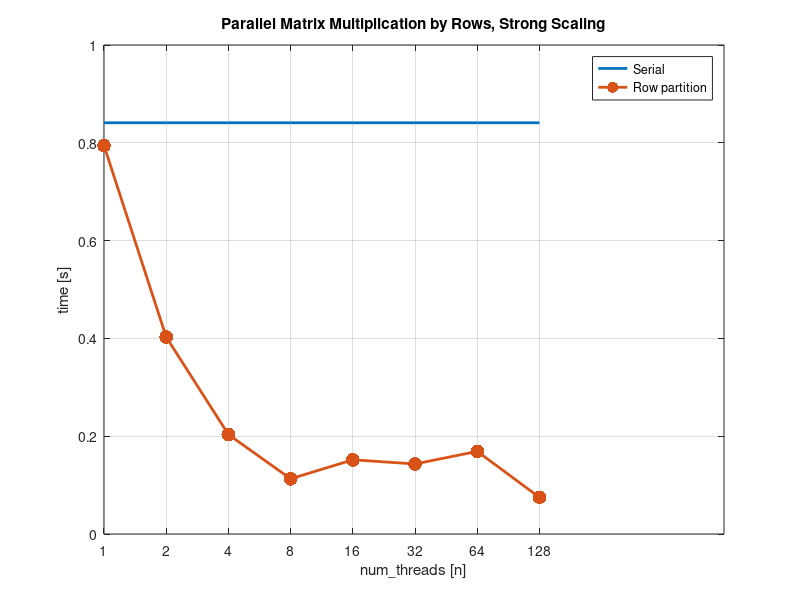
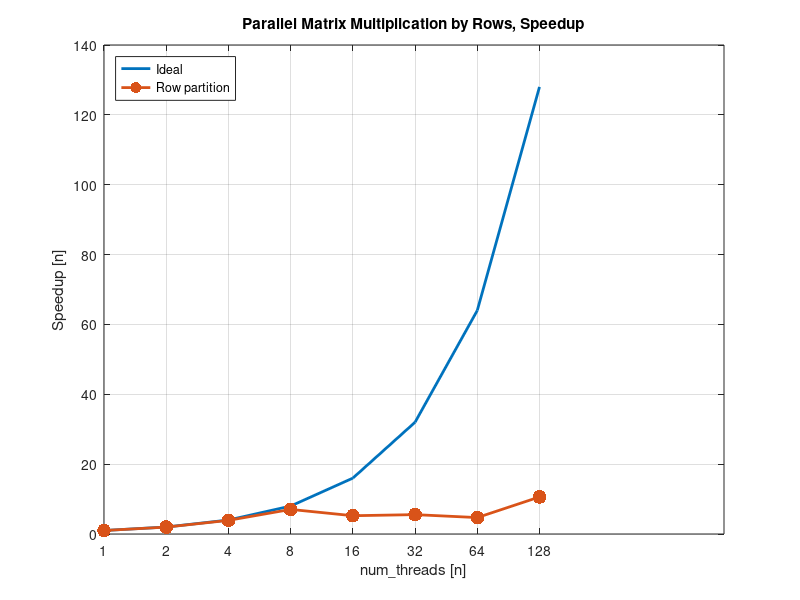
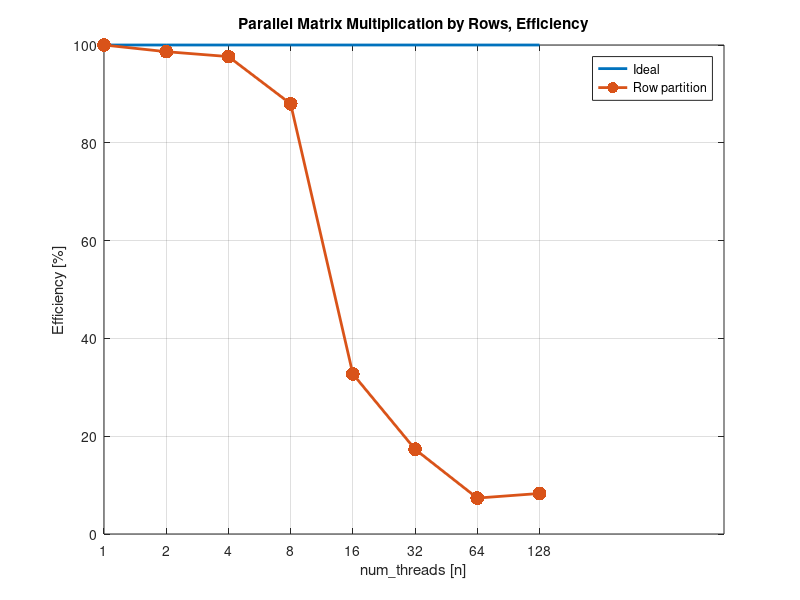
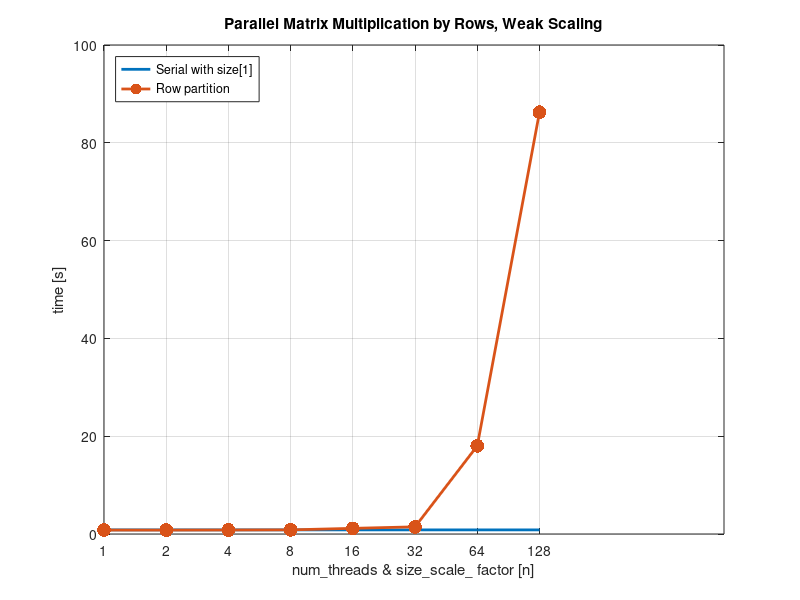

These charts were generated, in order, by the following MATLAB code:
### Read the files
report_serial =...
        dlmread('reports/report_matMul.csv', ',', 1, 0);
report_rows_strong =...
        dlmread('reports/report_matMulRowsPar_strong.csv', ',', 1, 0);
report_rows_weak =...
        dlmread('reports/report_matMulRowsPar_weak.csv', ',', 1, 0);
report_cols_strong =...
        dlmread('reports/report_matMulColsPar_strong.csv', ',', 1, 0);
report_cols_weak =...
        dlmread('reports/report_matMulColsPar_weak.csv', ',', 1, 0);
report_block_strong =...
        dlmread('reports/report_matMulBlockPar_strong.csv', ',', 1, 0);
report_block_weak =...
        dlmread('reports/report_matMulBlockPar_weak.csv', ',', 1, 0);

num_processors = report_rows_strong(:,1);
report_serial = report_serial(1,4) * ones(length(num_processors),1);
report_rows_strong = report_rows_strong(:,5);
report_rows_weak = report_rows_weak(:,5);
report_cols_strong = report_cols_strong(:,5);
report_cols_weak = report_cols_weak(:,5);
report_block_strong_8 = report_block_strong(1:3:(length(num_processors)*3),7);
report_block_strong_32 = report_block_strong(2:3:(length(num_processors)*3),7);
report_block_strong_128 = report_block_strong(3:3:(length(num_processors)*3),7);
report_block_weak_8 = report_block_weak(1:3:(length(num_processors)*3),7);
report_block_weak_32 = report_block_weak(2:3:(length(num_processors)*3),7);
report_block_weak_128 = report_block_weak(3:3:(length(num_processors)*3),7);



title_names = ['by Rows'; 'by Columns'; 'by Blocks'; 'comparison'];
plot_names = ['rows'; 'cols'; 'block';'comparison'];
for (i_type = 1:4)
  ### Strong Plot
  switch (i_type)
    case 1
      report_strong = report_rows_strong;
    case 2
      report_strong = report_cols_strong;
    case 3
      report_strong = [report_block_strong_8,report_block_strong_32,...
                       report_block_strong_128];
    case 4
      report_strong = [report_rows_strong,report_cols_strong,...
                       report_block_strong_128];
  endswitch
  
  semilogx(num_processors,report_serial,'linewidth',2,...
           num_processors,report_strong,...
           'linewidth',2,'marker','.','markersize',30);

  xticks(num_processors);
  xticklabels(num_processors);
  grid on;
  set(gca,'XMinorTick','Off');
  set (gca, 'xminorgrid', 'off');
  set(gca,'YMinorTick','Off');
  set (gca, 'yminorgrid', 'off');

  title(['Parallel Matrix Multiplication ' strtrim(title_names(i_type,:))...
         ', Strong Scaling']);
  ylabel('time [s]');
  xlabel('num\_threads [n]');
  switch (i_type)
    case 1
      legend('Serial','Row partition','location', 'northeast');
    case 2
      legend('Serial','Column partition','location', 'northeast');
    case 3
      legend('Serial','Blocks 8x8','Blocks 32x32','Blocks 128x128',...
             'location', 'northeast');
    case 4
      legend('Serial','Row partition','Column partition','Blocks 128x128',...
             'location', 'northeast');
  endswitch

  print(['plots/plot_' strtrim(plot_names(i_type,:)) '_strong.png'],'-dpng');



  ### Speedup Plot
  speedup_factor = ones(rows(report_strong),1) * report_strong(1,:);
  report_speedup = speedup_factor ./ report_strong;

  semilogx(num_processors,num_processors,'linewidth',2,...
           num_processors,report_speedup,...
           'linewidth',2,'marker','.','markersize',30);

  xticks(num_processors);
  xticklabels(num_processors);
  grid on;
  set(gca,'XMinorTick','Off');
  set (gca, 'xminorgrid', 'off');
  set(gca,'YMinorTick','Off');
  set (gca, 'yminorgrid', 'off');

  title(['Parallel Matrix Multiplication ' strtrim(title_names(i_type,:))...
         ', Speedup']);
  ylabel('Speedup [n]');
  xlabel('num\_threads [n]');
  switch (i_type)
    case 1
      legend('Ideal','Row partition','location', 'northwest');
    case 2
      legend('Ideal','Column partition','location', 'northwest');
    case 3
      legend('Ideal','Blocks 8x8','Blocks 32x32','Blocks 128x128',...
             'location', 'northwest');
    case 4
      legend('Ideal','Row partition','Column partition','Blocks 128x128',...
             'location', 'northwest');
  endswitch

  print(['plots/plot_' strtrim(plot_names(i_type,:)) '_speedup.png'],'-dpng');



  ### Efficiency Plot
  num_processors_temp = num_processors * ones(1,columns(report_speedup));
  report_efficiency = (report_speedup ./ num_processors_temp) * 100;
  ideal_efficiency = ones(rows(report_speedup),1) * 100;

  semilogx(num_processors,ideal_efficiency,'linewidth',2,...
           num_processors,report_efficiency,...
           'linewidth',2,'marker','.','markersize',30);

  xticks(num_processors);
  xticklabels(num_processors);
  grid on;
  set(gca,'XMinorTick','Off');
  set (gca, 'xminorgrid', 'off');
  set(gca,'YMinorTick','Off');
  set (gca, 'yminorgrid', 'off');

  title(['Parallel Matrix Multiplication ' strtrim(title_names(i_type,:))...
         ', Efficiency']);
  ylabel('Efficiency [%]');
  xlabel('num\_threads [n]');
  switch (i_type)
    case 1
      legend('Ideal','Row partition','location', 'northeast');
    case 2
      legend('Ideal','Column partition','location', 'northeast');
    case 3
      legend('Ideal','Blocks 8x8','Blocks 32x32','Blocks 128x128',...
             'location', 'northeast');
    case 4
      legend('Ideal','Row partition','Column partition','Blocks 128x128',...
             'location', 'northeast');
  endswitch

  print(['plots/plot_' strtrim(plot_names(i_type,:)) '_efficiency.png'],'-dpng');



  ### Weak Plot
  switch (i_type)
    case 1
      report_weak = report_rows_weak;
    case 2
      report_weak = report_cols_weak;
    case 3
      report_weak = [report_block_weak_8,report_block_weak_32,...
                       report_block_weak_128];
    case 4
      report_weak = [report_rows_weak,report_cols_weak,...
                       report_block_weak_128];
  endswitch
  
  semilogx(num_processors,report_serial,'linewidth',2,...
           num_processors,report_weak,...
           'linewidth',2,'marker','.','markersize',30);

  xticks(num_processors);
  xticklabels(num_processors);
  grid on;
  set(gca,'XMinorTick','Off');
  set (gca, 'xminorgrid', 'off');
  set(gca,'YMinorTick','Off');
  set (gca, 'yminorgrid', 'off');

  title(['Parallel Matrix Multiplication ' strtrim(title_names(i_type,:))...
         ', Weak Scaling']);
  ylabel('time [s]');
  xlabel('num\_threads & size\_scale\_ factor [n]');
  switch (i_type)
    case 1
      legend('Serial with size[1]','Row partition','location', 'northwest');
    case 2
      legend('Serial with size[1]','Column partition','location', 'northwest');
    case 3
      legend('Serial with size[1]','Blocks 8x8','Blocks 32x32',...
             'Blocks 128x128','location', 'northwest');
    case 4
      legend('Serial with size[1]','Row partition','Column partition',...
             'Blocks 128x128','location', 'northwest');
  endswitch

  print(['plots/plot_' strtrim(plot_names(i_type,:)) '_weak.png'],'-dpng');
endfor
